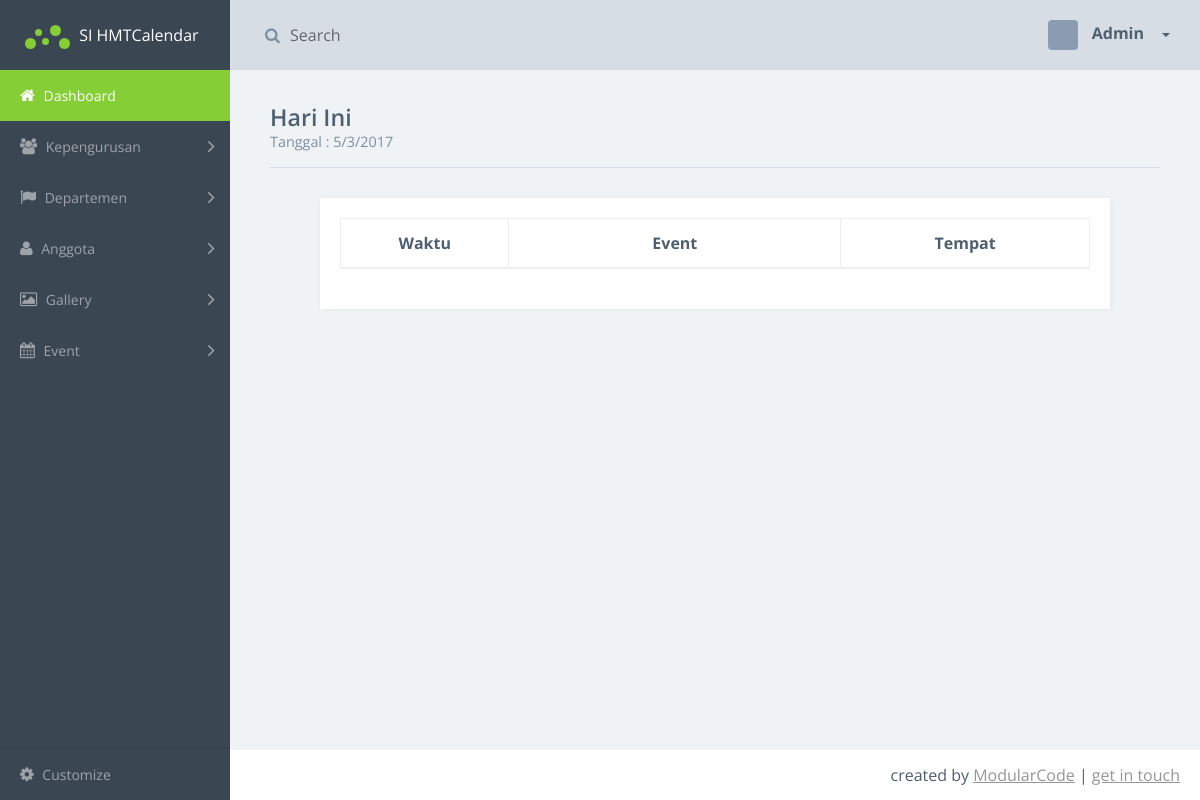
Page /index.php/event_controller/list_event_today on the earlier database version.
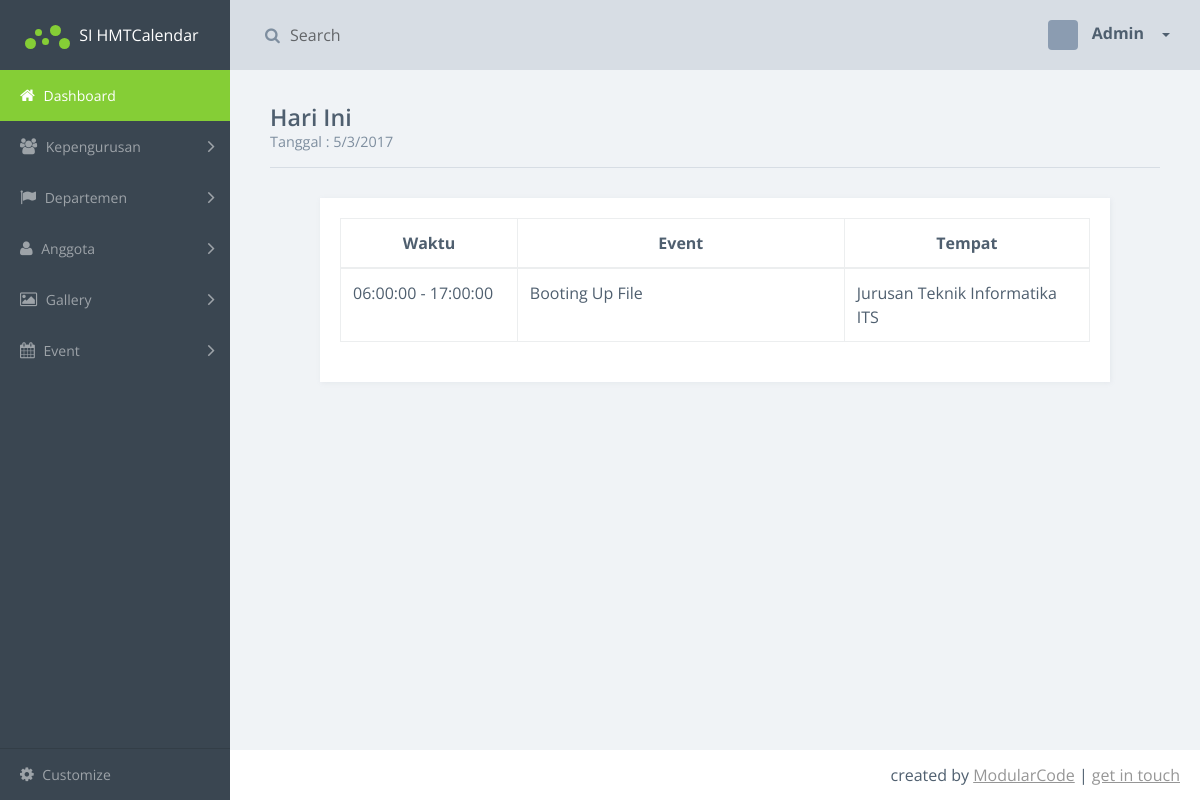
Same page on the later database version.
### tables this page shows
CREATE TABLE IF NOT EXISTS `kegiatan` (
`id_event` int(11) NOT NULL,
  `id_departemen` int(11) DEFAULT NULL,
  `nama_event` varchar(100) DEFAULT NULL,
  `tanggal_mulai` date DEFAULT NULL,
  `jam_mulai` time NOT NULL,
  `tanggal_selesai` date DEFAULT NULL,
  `jam_selesai` time NOT NULL,
  `tempat` varchar(100) DEFAULT NULL
);

### application/controllers/event_controller.php (called while the page is built, shortened)
<?php
class event_controller extends CI_Controller {
	public function list_event_today()
	{
		$data['listevent'] 	= $this->Kegiatan->event_today();
		$this->load->view('admin/dashboard', $data);
	}
}

### index.php (called while the page is built, shortened)
<?php
require_once BASEPATH.'core/CodeIgniter.php';

### application/models/Kegiatan.php (called while the page is built)
<?php
class Kegiatan extends CI_Model{
	function event_today(){
		$curr_date = date("Y-m-d");
		$listevent = $this->db->query("select nama_event, tanggal_mulai, jam_mulai, tanggal_selesai, jam_selesai, tempat from kegiatan where tanggal_mulai = '$curr_date'");
		return $listevent->result();
	}
}

### application/views/admin/dashboard.php (the view, shortened to what the changed rows need)
<!doctype html>
<html class="no-js" lang="en">
    <head>
        <link rel="stylesheet" href="<?php echo base_url(); ?>css/vendor.css">
    </head>
    <body>
        <div class="main-wrapper">
            <div class="app" id="app">
                <article class="content static-tables-page">
                    <div class="title-block">
                        <h1 class="title"> Hari Ini </h1>
                    </div>
                    <section class="section">
                        <div class="row">
                            <div class="col-md-12">
                                <div class="card" id="table-right">
                                    <div class="card-block">
                                        <section class="example">
                                            <table class="table table-bordered">
                                                <thead>
                                                    <tr>
                                                        <th style="width: 10%">Waktu</th>
                                                        <th style="width: 20%">Event</th>
                                                        <th style="width: 15%">Tempat</th>
                                                    </tr>
                                                </thead>
                                                <tbody>
                                                    <?php
                                                        foreach ($listevent as $row)
                                                         {
                                                            echo "
                                                                <tr>
                                                                    <td >$row->jam_mulai - $row->jam_selesai </td>
                                                                    <td>$row->nama_event</td>
                                                                    <td >$row->tempat </td>
                                                                </tr>
                                                            ";
                                                        }
                                                    ?>
                                                </tbody>
                                            </table>
                                        </section>
                                    </div>
                                </div>
                            </div>
                    </section>
                </article>
            </div>
        </div>
    </body>
</html>

Differences in the rows shown:
added kegiatan: jam_mulai "06:00:00", jam_selesai "17:00:00", nama_event "Booting Up File", tempat "Jurusan Teknik Informatika ITS"
